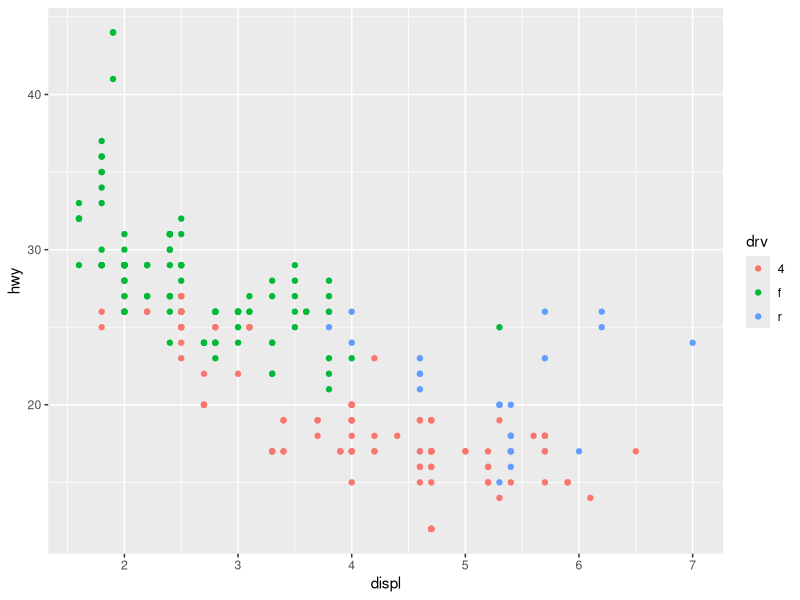
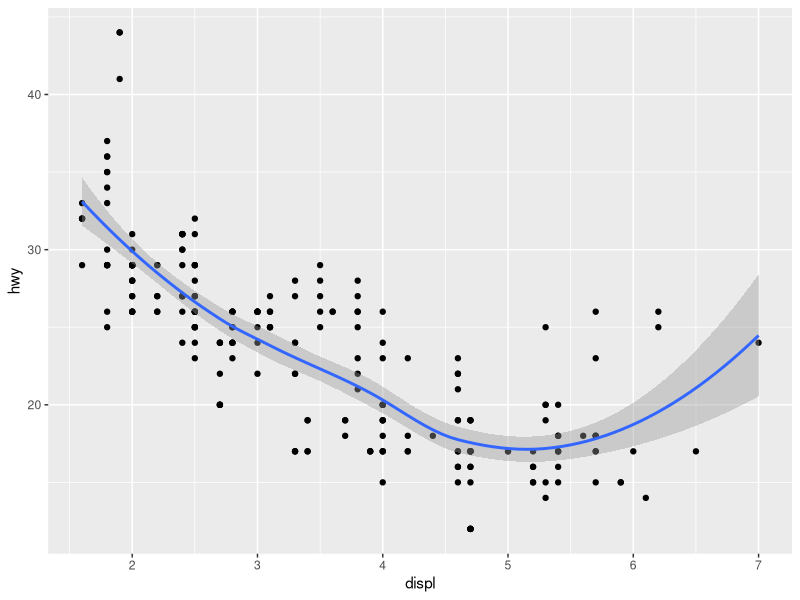
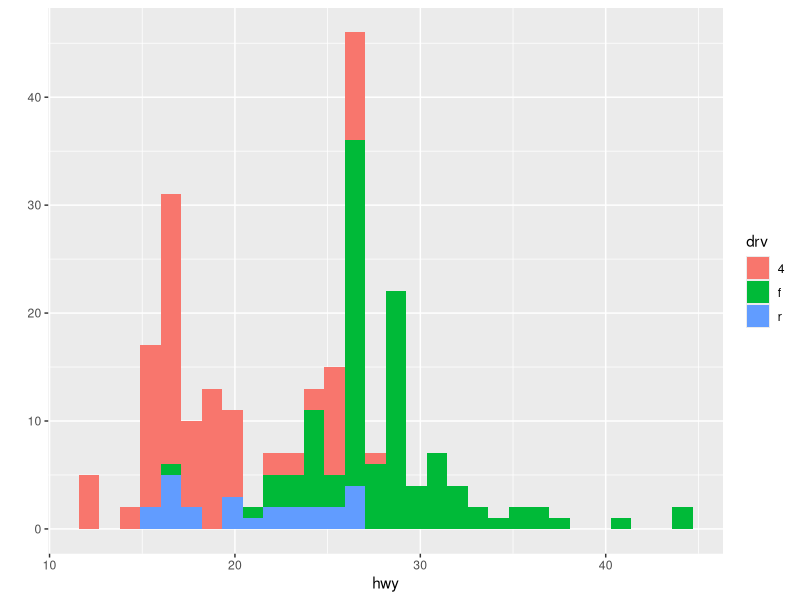
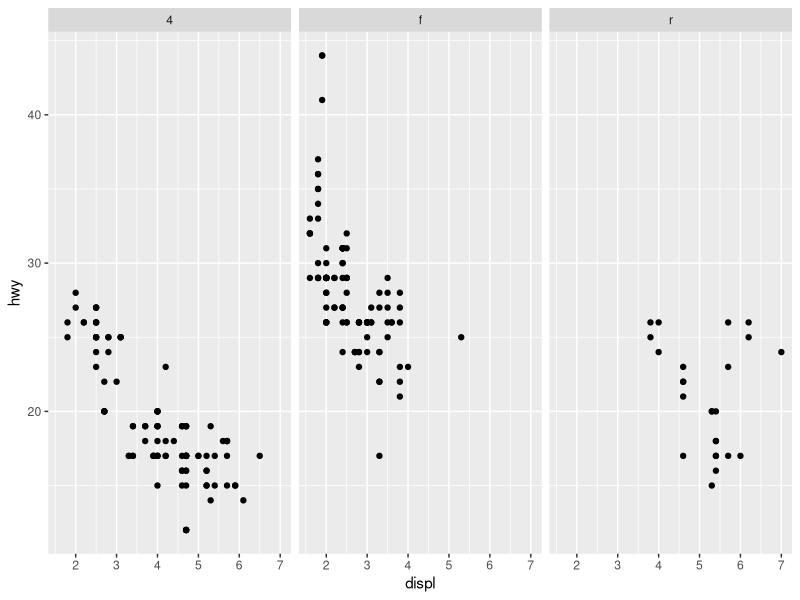
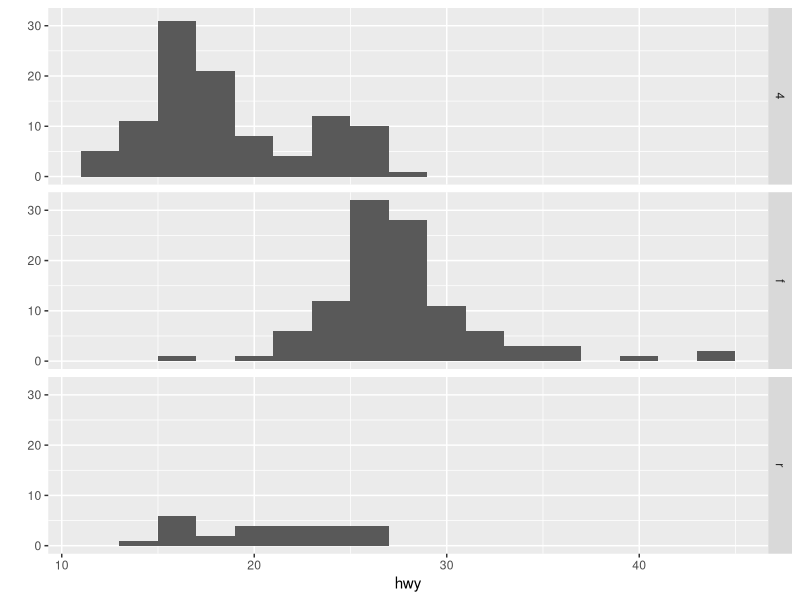
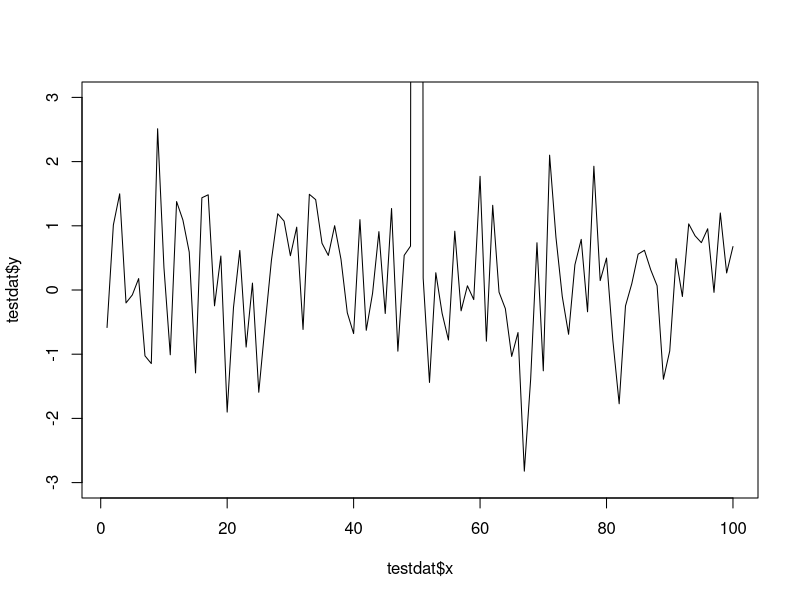
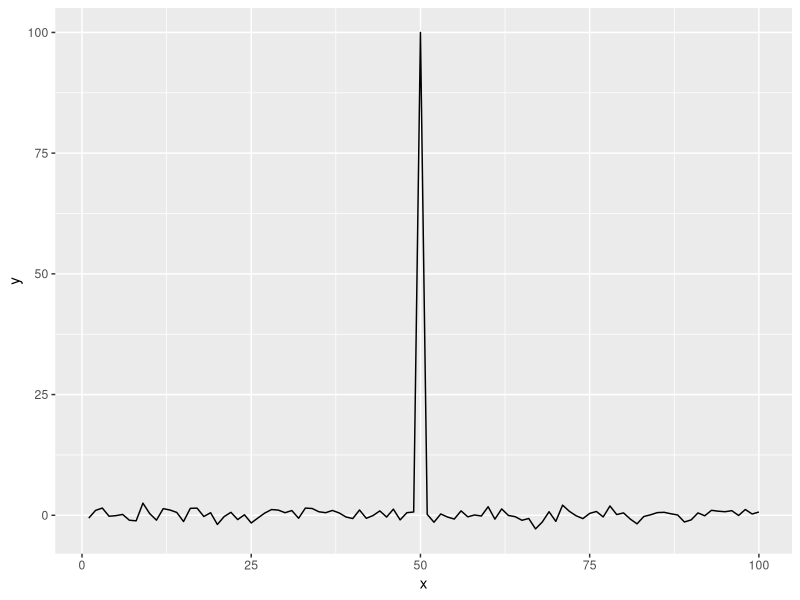
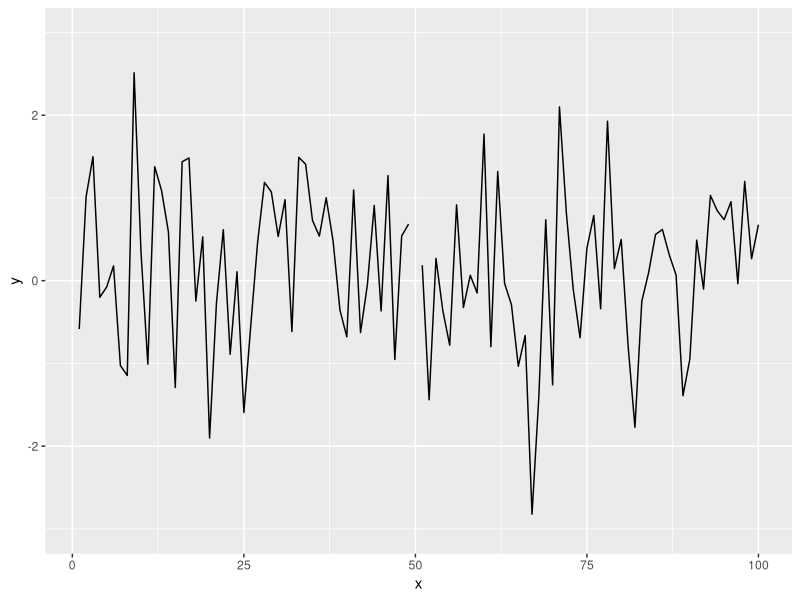

Write the R code that produced these figures, in order.
## ---- chunk 1
knitr::opts_chunk$set(echo = TRUE)
## ---- chunk 2
library(ggplot2)
str(mpg)
qplot(x = displ, y = hwy, data = mpg, color = drv)

## adding a geom (a summary of the data)
qplot(x = displ, y = hwy, data = mpg, geom = c("point", "smooth"))

##histograms
qplot(hwy, data = mpg, fill = drv)

## Facets (like panels)
qplot(displ, hwy, data = mpg, facets = .~drv) #notice the position of "~." or ".~", the former of which splits coloumns and the latter one splits rows
qplot(hwy, data = mpg, facets = drv~., binwidth = 2)
## ---- chunk 3
testdat <- data.frame(x = 1:100, y = rnorm(100))
testdat[50,2] <- 100 ##outlier
plot(testdat$x, testdat$y, type = "l", ylim = c(-3, 3)) #set the y-limits to conceal outliers
g <- ggplot(testdat, aes(x = x, y = y))
g + geom_line() #by default, the outlier will be included
g + geom_line() + ylim(-3, 3) #by setting axis limits, ggplot will subset data within the region
g + geom_line() + coord_cartesian(ylim = c(-3, 3)) # outlier included
